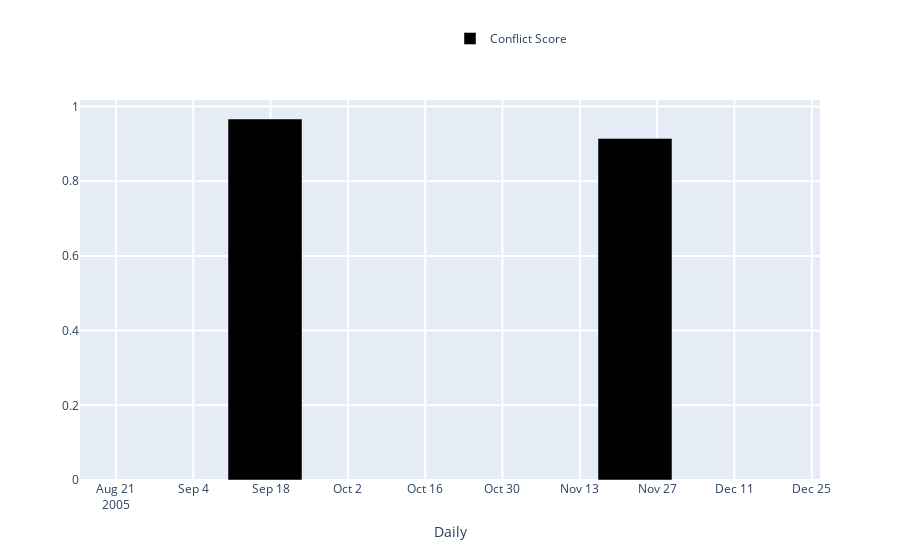

The code cell stored with this chart in its notebook:
### Markdown cell above
---

# A. Conflict score

To calculate the conflict score for an editor, we used the same metric of conflict that was used in the previous notebook.

## A.1 Antagonists - Which editors has been in conflict with others?

The table below presents the conflict score and other related metrics per editor idenfied by both, editor_id and editor username:

<br>

<details>    
    <summary style="cursor: pointer;font-weight:bold">Columns description</summary>
    
- **conflicts**: the total number of conflicts
- **elegibles**: the total number of elegible actions performed by the editor
- **conflict**: the sum of conflict scores of all actions divided by the number of elegible actions
</details>

You can interact with the table, and select an editor. Once you click on a row, the graph below will be updated to display the distribution of two different metrics (Y-axis) accross time (X-axis). The metrics displayed in the black and red traces can be selected in the controls of the plot. 

<br>
 
<details>    
    <summary style="cursor: pointer;font-weight:bold">Description of available metrics</summary>
    
- **Conflict Score**: the sum of conflict scores of all actions divided by the number of elegible actions
- **Absolute Conflict Score**: the sum of conflict scores of all actions (without division)
- **Conflict Ratio**: the count of all conflicts divided by the number of elegible actions
- **Number of Conflicts**: the total number of conflicts
- **Total Elegible Actions**: the total number of elegible actions
</details>

### Code cell
# Build editors agg conflicts.
editors_conflicts = agg_actions.groupby(pd.Grouper(
                            key='editor_id')).agg({'conflicts': 'sum', 'elegibles': 'sum', 'conflict': 'sum'}).reset_index()
editors_conflicts["conflict"] = (editors_conflicts["conflict"] / editors_conflicts["elegibles"])
editors_conflicts = editors_conflicts[editors_conflicts["editor_id"] != 0]
editors_conflicts = agg_actions[['editor_id', 'editor']].drop_duplicates().merge(editors_conflicts.dropna(), 
                                                     on='editor_id').set_index('editor_id').dropna()

def display_conflict_score(editor_df):
    global listener
        
    listener = ConflictsListener(editor_df, bargap=0.8)

    metrics = ['Conflict Score', 'Absolute Conflict Score', 
               'Conflict Ratio',  'Number of Conflicts', 
               'Total Elegible Actions']
    #display(md(f'*Total Page conflict score: {calculator.get_page_conflict_score()}*'))
    display(md(f'*Total Page conflict score: {editor_df.conflict.sum() / editor_df.elegibles.sum()}*'))

    # Visualization

    interact(listener.listen,
             #_range = get_date_slider_from_datetime(editor_df['year_month']),
             _range1=widgets.DatePicker(description='Date starts', value=editor_df['rev_time'].iloc[0], layout=Layout(width='25%')),
             _range2=widgets.DatePicker(description='Date ends', value=editor_df['rev_time'].iloc[-1], layout=Layout(width='25%')),
             granularity=Dropdown(options=['Yearly', 'Monthly', 'Daily'], value='Daily'),
             black=Dropdown(options=metrics, value='Conflict Score'),
             red=Dropdown(options= ['None'] + metrics, value='None'))

def select_editor(editor):
    global the_editor
    global editor_inputname

    editor_inputname=editor
    
    wikipedia_dv = WikipediaDV(WikipediaAPI(lng=lng_selected))
    try:
        the_editor = wikipedia_dv.get_editor(int(editor_inputname))
    except:
        the_editor = wikipedia_dv.get_editor(editor_inputname[2:])

    with out:
        %store the_editor
        %store editor_inputname

        clear_output()
        display(md("### Current Selection:"))
        if 'invalid' in the_editor:
            display(f"The editor {editor_inputname} was not found, try a different editor")
        else:
            # display the data that will be passed to the next notebook
            url = f'{wikipedia_dv.api.base}action=query&list=users&ususerids={editor_inputname}&usprop=blockinfo|editcount|registration|gender&format=json'
            print("Editor's metadata can be found in:")
            print(url)
            display(the_editor.to_frame('values'))
            display(md(f"#### Evolution of the Conflict Score of *{the_editor['name']}*"))

            editor_df = agg_actions[agg_actions['editor_id'] == the_editor['userid']].copy()
            #editor_df = calculator.elegible_actions[
                #calculator.elegible_actions['editor'] == editor_inputname].copy()

            display_conflict_score(editor_df)


def on_selection_change(change):

    try:
        select_editor(qg_obj.get_selected_df().iloc[0].name)
    except:
        print('Problem parsing the name. Execute the cell again and try a different editor.')

qgrid.set_grid_option('maxVisibleRows', 5)
qg_obj = qgrid.show_grid(editors_conflicts)
qg_obj.observe(on_selection_change, names=['_selected_rows'])
                       

display(md("### Select one editor (row) to continue:"))
display(md('**Recommendation:** select an editor with *many conflicts* and *mid-high conflict score*'))
display(qg_obj)
out = Output()
display(out)

# select an editor that does not contain 0| at the beginning
for ed in editors_conflicts.index:
    if ed != 0:
        select_editor(ed)
        break

### Figure 1 — Plotly figure (JSON) as saved in the notebook; plotly's stock layout.template omitted (floating-point values rounded to 4 significant figures)
{"data": [{"marker": {"color": "rgba(0, 0, 0, 1)"}, "name": "Conflict Score", "type": "bar", "x": ["2005-09-17T00:00:00", "2005-11-23T00:00:00"], "y": [0.9665, 0.9146]}], "layout": {"bargap": 0.8, "barmode": "group", "hovermode": "closest", "legend": {"x": 0.5, "y": 1.2}, "showlegend": true, "xaxis": {"gridwidth": 2, "ticklen": 5, "title": {"text": "Daily"}, "zeroline": true}, "yaxis": {"gridwidth": 2, "ticklen": 5}}}
